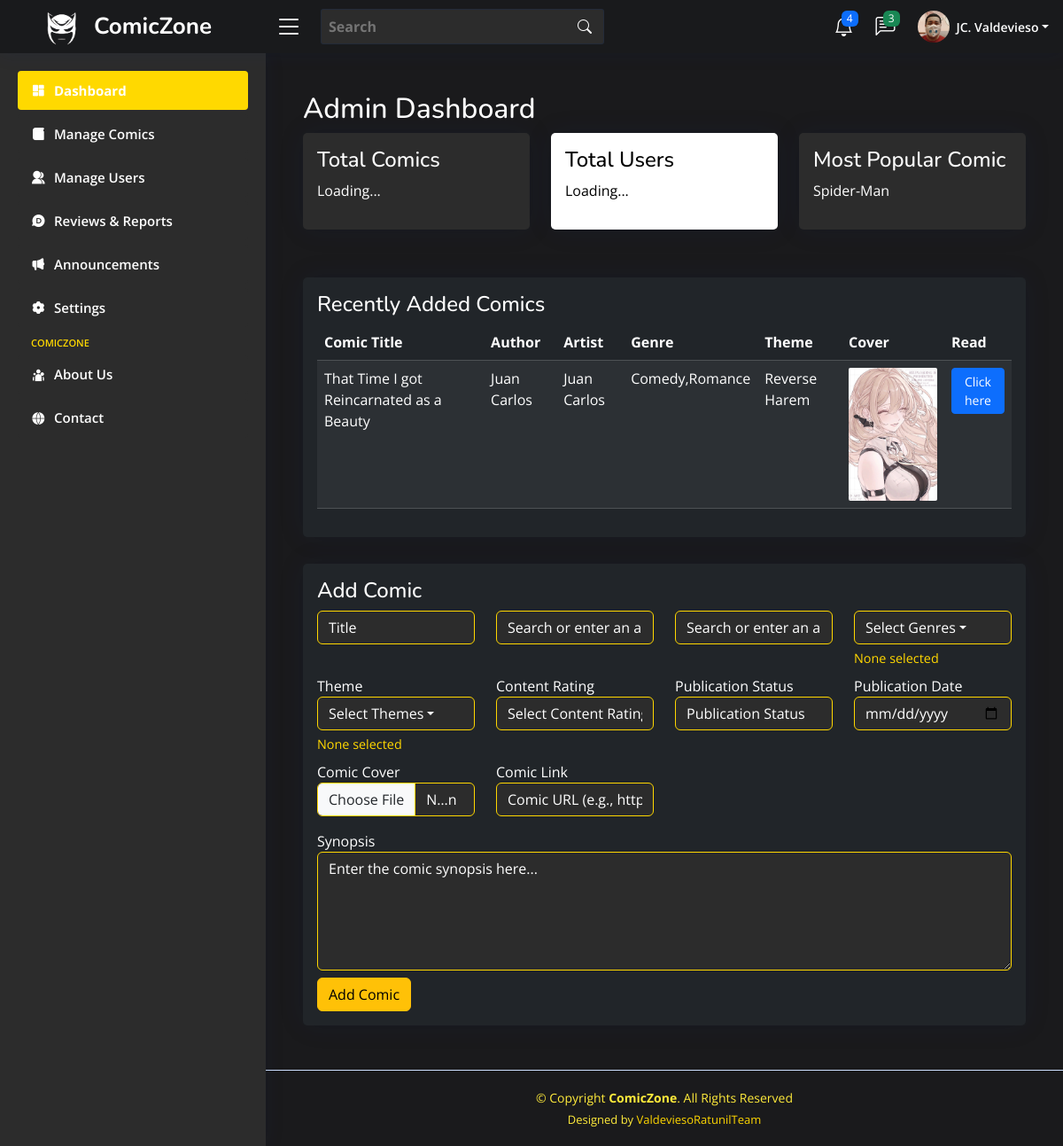
/view/admin/index.php (signed in), run on the app's committed database.
### tables this page shows
CREATE TABLE `comics` (
  `comicId` bigint(20) NOT NULL,
  `title` varchar(255) NOT NULL,
  `synopsis` text NOT NULL,
  `url` varchar(255) NOT NULL,
  `cover` varchar(255) NOT NULL,
  `publicationDate` date NOT NULL,
  `publicationStatus` varchar(50) NOT NULL,
  `contentRating` varchar(50) NOT NULL,
  `createdAt` timestamp NOT NULL DEFAULT current_timestamp(),
  `updatedAt` timestamp NOT NULL DEFAULT current_timestamp() ON UPDATE current_timestamp()
);

### view/admin/index.php (the view, shortened to what this page needs)
<?php
include("./includes/header.php");
include("./includes/topbar.php");
include("./includes/sidebar.php");
?>
<div class="container mt-4">
    <h2 class="text-white">Admin Dashboard</h2>
    <div class="row">
        <div class="col-md-4">
            <div class="card text-white p-3 admin-card" style="background-color: #2c2c2c;">
                <h4>Total Comics</h4>
                <p id="total-comics">Loading...</p>
            </div>
        </div>
        <div class="col-md-4">
            <div class="card bg-white text-black p-3 admin-card">
                <h4>Total Users</h4>
                <p id="total-users">Loading...</p>
            </div>
        </div>
        <div class="col-md-4">
            <div class="card text-white p-3 admin-card" style="background-color: #2c2c2c;">
                <h4>Most Popular Comic</h4>
                <p>Spider-Man</p>
            </div>
        </div>
    </div>
    <div class="card bg-dark text-white p-3 mt-4">
        <h4>Recently Added Comics</h4>
        <table class="table table-dark table-striped">
            <thead>
                <tr>
                    <th>Comic Title</th>
                    <th>Author</th>
                    <th>Artist</th>
                    <th>Genre</th>
                    <th>Theme</th>
                    <th>Cover</th>
                    <th>Read</th>
                </tr>
            </thead>
            <?php
            include("../../dB/config.php");
            $query = "SELECT c.comicId, c.title, au.authorName, ar.artistName, c.cover, c.url,
                            GROUP_CONCAT(DISTINCT g.genre ORDER BY g.genre ASC) AS genres,
                            GROUP_CONCAT(DISTINCT t.theme ORDER BY t.theme ASC) AS themes
                    FROM comics c
                    LEFT JOIN comicgenre cg ON c.comicId = cg.comicId
                    LEFT JOIN genres g ON cg.genreId = g.genreId
                    LEFT JOIN comictheme ct ON c.comicId = ct.comicId
                    LEFT JOIN themes t ON ct.themeId = t.themeId
                    LEFT JOIN comicauthor cau ON c.comicId = cau.comicId
                    LEFT JOIN authors au ON cau.authorId = au.authorId
                    LEFT JOIN comicartist car ON c.comicId = car.comicId
                    LEFT JOIN artists ar ON car.artistId = ar.artistId
                    GROUP BY c.comicId
                    ORDER BY c.comicId DESC
                    LIMIT 5";
            $result = mysqli_query($conn, $query);
            ?>
            <tbody>
                <?php
                while ($row = mysqli_fetch_assoc($result)) {
                    echo "<tr>";
                    echo "<td>{$row['title']}</td>";
                    echo "<td>{$row['authorName']}</td>";
                    echo "<td>{$row['artistName']}</td>";
                    echo "<td>" . (!empty($row['genres']) ? $row['genres'] : 'N/A') . "</td>";
                    echo "<td>" . (!empty($row['themes']) ? $row['themes'] : 'N/A') . "</td>";
                    echo "<td><img src='../../assets/{$row['cover']}' alt='Comic Cover' class='comic-cover'></td>";
                    echo "<td><a href='{$row['url']}' target='_blank' class='btn btn-primary btn-sm'>Click here</a></td>";
                    echo "</tr>";
                }
                ?>
            </tbody>
        </table>
    </div>
    <div class="card bg-dark text-white p-3 mt-4">
        <h4>Add Comic</h4>
        <form action="uploadComic.php" method="POST" enctype="multipart/form-data">
            <div class="row">
                <div class="col-md-3">
                    <input type="text" class="form-control input-button" name="title" placeholder="Title" required>
                </div>
                <div class="col-md-3">
                    <input type="text" class="form-control input-button" id="author" name="author" placeholder="Search or enter an author" onkeyup="searchAuthor(this.value)">
                </div>
                <div class="col-md-3">
                    <input type="text" class="form-control input-button" id="artist" name="artist" placeholder="Search or enter an artist" onkeyup="searchArtist(this.value)">
                </div>
                <div class="col-md-3">
                    <div class="custom-dropdown">
                        <button type="button" class="btn dropdown-toggle dropdown-button" onclick="toggleDropdown('genre-dropdown')">Select Genres</button>
                        <div class="selected-items" id="selected-genre-text">None selected</div>
                    </div>
                </div>
                <div class="col-md-3 mt-2">
                    <label for="theme">Theme</label>
                    <div class="custom-dropdown">
                        <button type="button" class="btn dropdown-toggle dropdown-button" onclick="toggleDropdown('theme-dropdown')">Select Themes</button>
                        <div class="selected-items" id="selected-theme-text">None selected</div>
                    </div>
                </div>
                <div class="col-md-3 mt-2">
                    <label for="contentRating">Content Rating</label>
                    <select class="form-control input-dropdown" name="contentRating" required>
                        <option value="" disabled selected>Select Content Rating</option>
                    </select>
                </div>
                <div class="col-md-3 mt-2">
                    <label for="publicationStatus">Publication Status</label>
                    <select class="form-control input-dropdown" name="publicationStatus" required>
                        <option value="" disabled selected>Publication Status</option>
                    </select>
                </div>
                <div class="col-md-3 mt-2">
                    <label for="publicationDate">Publication Date</label>
                    <input type="date" class="form-control input-date" id="publicationDate" name="publicationDate" placeholder="Publication Date"required>
                </div>
                <div class="col-md-3 mt-2">
                    <label for="comicCover">Comic Cover</label>
                    <input type="file" class="form-control input-link" id="comicCover" name="comicCover" required>
                </div>
                <div class="col-md-3 mt-2">
                    <label for="comicUrl">Comic Link</label>
                    <input type="url" class="form-control input-button" id="comicUrl" name="comicUrl" placeholder="Comic URL (e.g., https://readcomic.com)" required>
                </div>
                <div class="col-md-12 mt-3">
                    <label for="synopsis">Synopsis</label>
                    <textarea class="form-control input-button" id="synopsis" name="synopsis" rows="5" placeholder="Enter the comic synopsis here..." required></textarea>
                </div>
                <div class="col-md-3 mt-2">
                    <button type="submit" class="btn btn-warning">Add Comic</button>
                </div>
            </div>
        </form>
    </div>
</div>
<?php
include("./includes/footer.php");
?>

### assets/css/style.css (style rules this page uses)
:root { scroll-behavior: smooth; }
body { font-family: "Open Sans", sans-serif; background: #f6f9ff; color: #444444; }
a { color: #4154f1; text-decoration: none; }
h1, h2, h3, h4, h5, h6 { font-family: "Nunito", sans-serif; }
.card { margin-bottom: 30px; border: none; border-radius: 5px; box-shadow: 0px 0 30px rgba(1, 41, 112, 0.1); }

### view/admin/index.php (style rules this page uses)
.input-button { background-color: #2c2c2c; color: white; outline: none; border: #FFD700 1px solid; }
.input-button::placeholder { color: white; }
.custom-dropdown { position: relative; display: inline-block; width: 100%; }
.dropdown-button { width: 100%; border: #FFD700 1px solid; background-color: #2c2c2c; color: white; text-align: left; }
.selected-items { margin-top: 5px; font-size: 0.9em; color: #FFD700; }
.input-date { background-color: #2c2c2c; color: white; outline: none; border: #FFD700 1px solid; }
.input-link { background-color: #2c2c2c; color: white; outline: none; border: #FFD700 1px solid; }
.input-dropdown { background-color: #2c2c2c; color: white; outline: none; border: #FFD700 1px solid; }
.comic-cover { width: 100px; height: 150px; object-fit: cover; border-radius: 2px; }

### data on the page
comics: title "That Time I got Reincarnated as a Beauty", authorName "Juan Carlos", artistName "Juan Carlos", genres "Comedy,Romance", themes "Reverse Harem", cover (picture)
